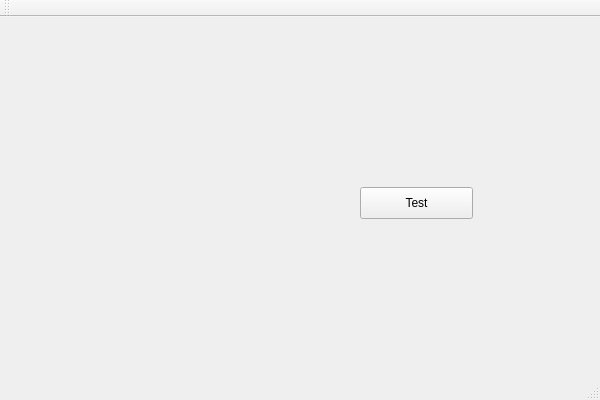
<?xml version="1.0" encoding="UTF-8"?>
<ui version="4.0">
 <class>BrowserWindow</class>
 <widget class="QMainWindow" name="BrowserWindow">
  <property name="geometry">
   <rect>
    <x>0</x>
    <y>0</y>
    <width>600</width>
    <height>400</height>
   </rect>
  </property>
  <property name="windowTitle">
   <string>BrowserWindow</string>
  </property>
  <widget class="QWidget" name="centralWidget">
   <widget class="QPushButton" name="pushButton">
    <property name="geometry">
     <rect>
      <x>360</x>
      <y>170</y>
      <width>113</width>
      <height>32</height>
     </rect>
    </property>
    <property name="text">
     <string>Test</string>
    </property>
   </widget>
  </widget>
  <widget class="QMenuBar" name="menuBar">
   <property name="geometry">
    <rect>
     <x>0</x>
     <y>0</y>
     <width>600</width>
     <height>22</height>
    </rect>
   </property>
  </widget>
  <widget class="QToolBar" name="mainToolBar">
   <attribute name="toolBarArea">
    <enum>TopToolBarArea</enum>
   </attribute>
   <attribute name="toolBarBreak">
    <bool>false</bool>
   </attribute>
  </widget>
  <widget class="QStatusBar" name="statusBar"/>
 </widget>
 <layoutdefault spacing="6" margin="11"/>
 <resources/>
 <connections>
  <connection>
   <sender>pushButton</sender>
   <signal>clicked()</signal>
   <receiver>BrowserWindow</receiver>
   <slot>TestClicked()</slot>
   <hints>
    <hint type="sourcelabel">
     <x>429</x>
     <y>219</y>
    </hint>
    <hint type="destinationlabel">
     <x>248</x>
     <y>152</y>
    </hint>
   </hints>
  </connection>
 </connections>
 <slots>
  <slot>TestClicked()</slot>
 </slots>
</ui>
